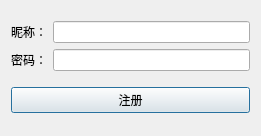
<?xml version="1.0" encoding="UTF-8"?>
<ui version="4.0">
 <class>DialogSignup</class>
 <widget class="QDialog" name="DialogSignup">
  <property name="geometry">
   <rect>
    <x>0</x>
    <y>0</y>
    <width>261</width>
    <height>136</height>
   </rect>
  </property>
  <property name="windowTitle">
   <string>注册账号</string>
  </property>
  <layout class="QVBoxLayout" name="verticalLayout">
   <item>
    <layout class="QGridLayout" name="gridLayout">
     <item row="0" column="0">
      <widget class="QLabel" name="label">
       <property name="text">
        <string>昵称：</string>
       </property>
      </widget>
     </item>
     <item row="1" column="0">
      <widget class="QLabel" name="label_2">
       <property name="text">
        <string>密码：</string>
       </property>
      </widget>
     </item>
     <item row="0" column="1">
      <widget class="QLineEdit" name="username"/>
     </item>
     <item row="1" column="1">
      <widget class="QLineEdit" name="pw"/>
     </item>
    </layout>
   </item>
   <item>
    <widget class="QPushButton" name="btn_signup">
     <property name="text">
      <string>注册</string>
     </property>
    </widget>
   </item>
  </layout>
 </widget>
 <resources/>
 <connections/>
</ui>
